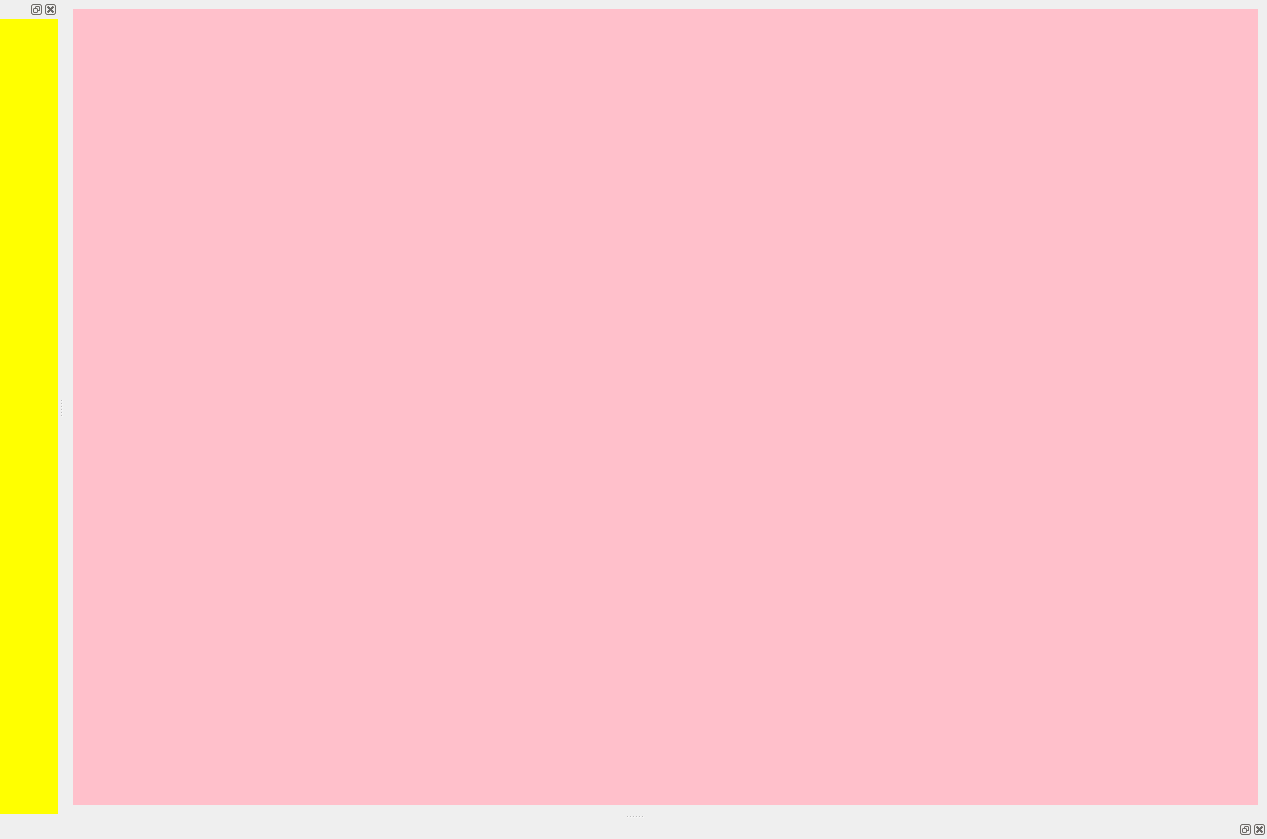
<?xml version="1.0" encoding="UTF-8"?>
<ui version="4.0">
 <class>MainWindow</class>
 <widget class="QMainWindow" name="MainWindow">
  <property name="geometry">
   <rect>
    <x>0</x>
    <y>0</y>
    <width>1267</width>
    <height>839</height>
   </rect>
  </property>
  <property name="windowTitle">
   <string>MainWindow</string>
  </property>
  <widget class="QWidget" name="centralwidget">
   <layout class="QVBoxLayout" name="verticalLayout">
    <item>
     <widget class="QWidget" name="paintArea" native="true">
      <property name="styleSheet">
       <string notr="true">background-color: pink</string>
      </property>
     </widget>
    </item>
   </layout>
  </widget>
  <widget class="QDockWidget" name="treeDock">
   <property name="styleSheet">
    <string notr="true">background-color: yellow;</string>
   </property>
   <property name="allowedAreas">
    <set>Qt::DockWidgetArea::LeftDockWidgetArea</set>
   </property>
   <attribute name="dockWidgetArea">
    <number>1</number>
   </attribute>
   <widget class="QWidget" name="dockWidgetContents"/>
  </widget>
  <widget class="QDockWidget" name="editorDock">
   <property name="allowedAreas">
    <set>Qt::DockWidgetArea::BottomDockWidgetArea</set>
   </property>
   <attribute name="dockWidgetArea">
    <number>8</number>
   </attribute>
   <widget class="QWidget" name="dockWidgetContents_2"/>
  </widget>
 </widget>
 <resources/>
 <connections/>
</ui>
